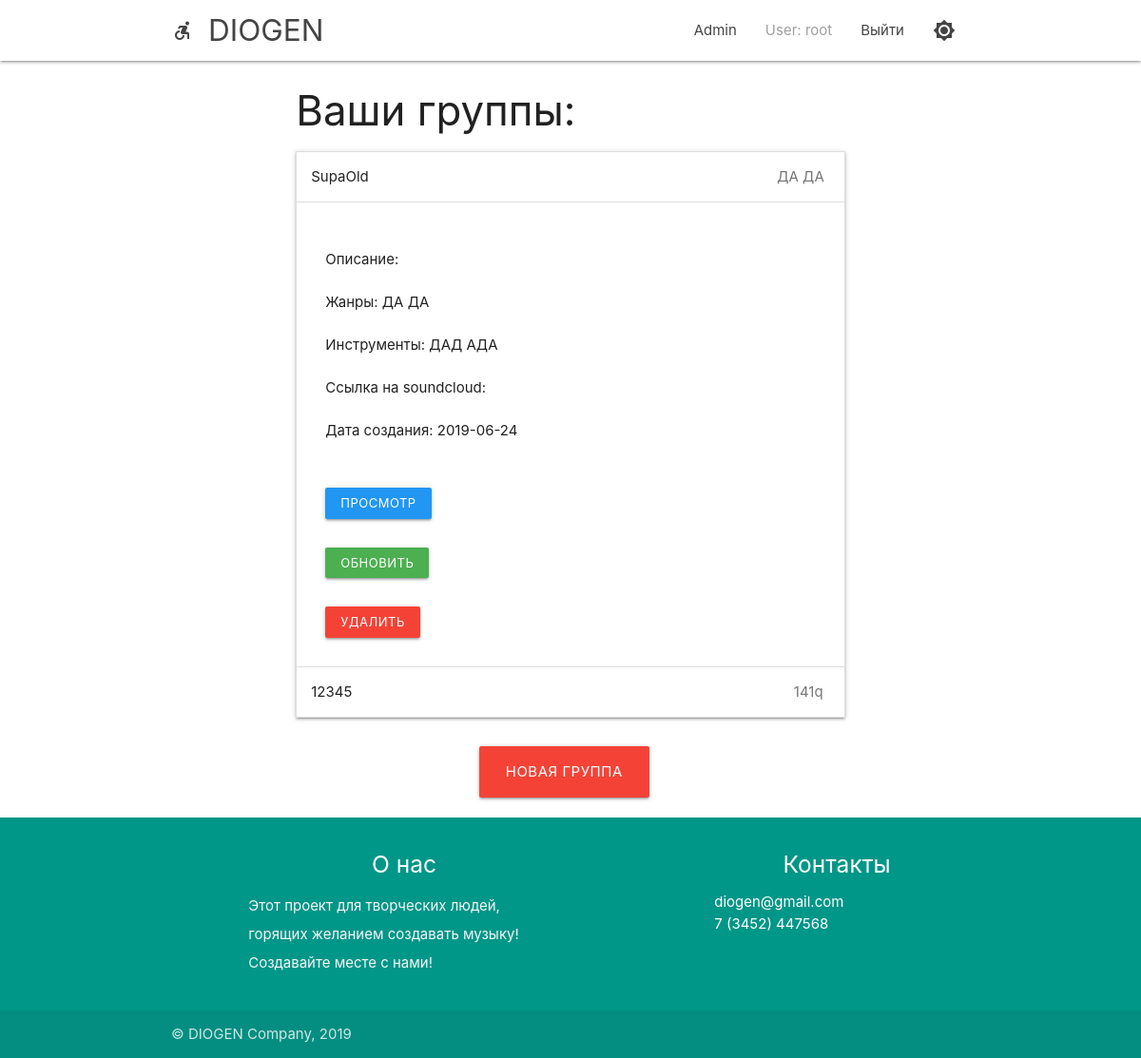
/mygroups/ (signed in), run on an earlier commit of the app's database.
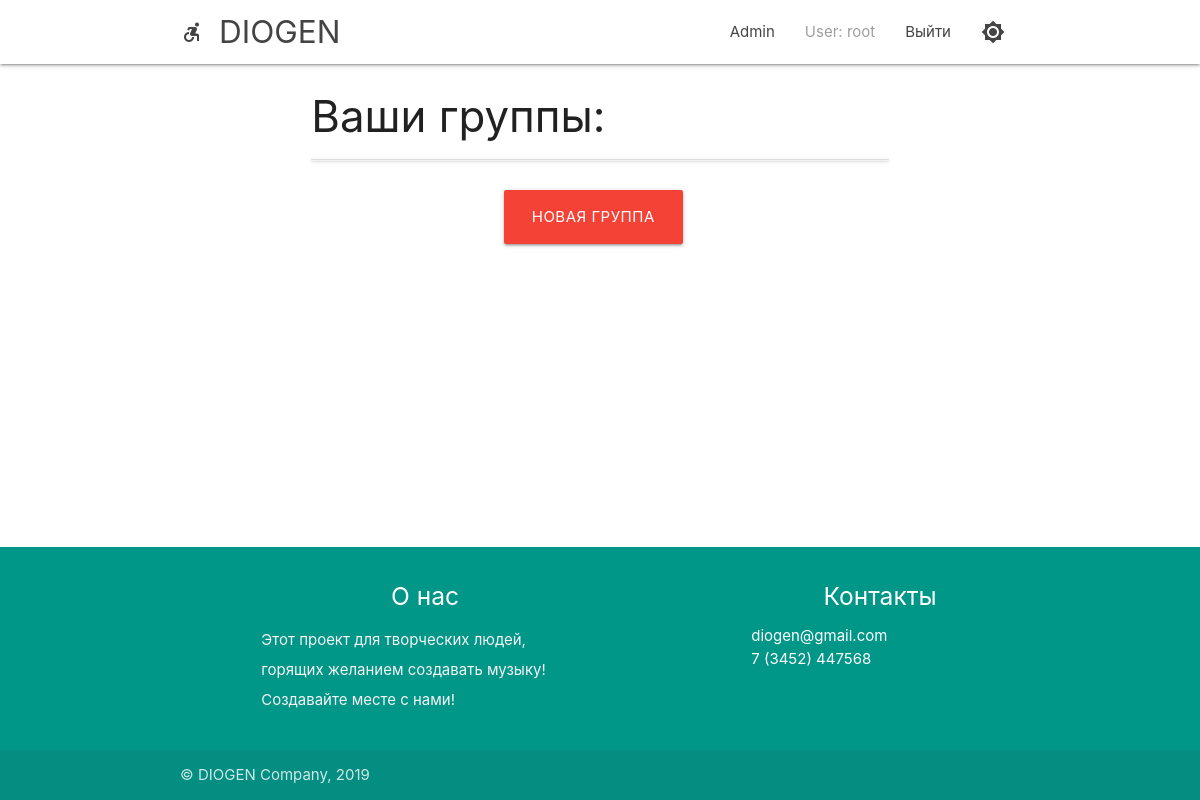
And on a later commit of the database.
### userApp/models.py (models this page shows, shortened)
class GroupProfile(models.Model):
    name = models.CharField(max_length=100,default='', blank=False)
    description=models.TextField(default='',blank=True)
    genres=models.CharField(max_length=100,default='', blank=True)
    instruments=models.CharField(max_length=200,default='', blank=True)
    soundcloud=models.CharField(max_length=100, default='', blank=True)
    create_date = models.CharField(max_length=100, default='', blank=True)
    image = models.FileField(upload_to = 'pic_folder/', default = 'pic_folder/None/no-img.jpg')

### userApp/views.py (the view)
# urls.py: path('mygroups/', views.GroupList.as_view(), name="mygroups"),
class GroupList(ListView):
    model = GroupProfile
    context_object_name = 'context'
    template_name = 'groups/groups_listview.html'
    def get_queryset(self):
        result = super(GroupList, self).get_queryset()
        acceptedGroup = [i.group.pk for i in AcceptedGroup.objects.filter(user=get_object_or_404(PersonProfile, user=self.request.user), accepted=True)]
        return result.filter(pk__in= acceptedGroup) #Я ебу как вывести только свои группы?

### userApp/templates/groups/groups_listview.html (shortened to what this page needs)
{% extends "mainPage/wrapper.html" %}
{% load static %}
{% block page %}
    <div class="row">
    <div class="col s3 m3 l3">
    </div>
    <div class="col s6 m6 l6">
            <h3>Ваши группы:</h3>
                <ul class="collapsible" style="margin-block-end: 0px; margin-block-start: 0px;">
                    {% for group in  context %}
                    <li class="active">
                        <div class="collapsible-header" tabindex="0"> {{group.name}} <span class="badge">{{group.genres}} </span></div>
                        <div class="collapsible-body" style="display: none;">
                        <p> Описание: {{group.description}}</p>
                        <p> Жанры: {{group.genres}}</p>
                        <p> Инструменты: {{group.instruments}}</p>
                        <p> Ссылка на soundcloud: {{group.soundcloud}}</p>
                        <p> Дата создания: {{group.create_date}}</p>
                        <form id="" action={% url 'GroupDetail' pk=group.pk %}>
                            <button type="submit", class='btn-small blue ' style="margin-top: 30px;">Просмотр</button>
                        <form id="" action={% url 'GroupUpdate' pk=group.pk %}>
                            <button type="submit", class='btn-small green ' style="margin-top: 30px;">Обновить</button>
                        <form id="" action={% url 'GroupDelete' group.pk %}   method="post" accept-charset="utf-8">
                            <button type="submit", class='btn-small red' style="margin-top: 30px;">Удалить</button>
                        </form>
                        </div>
                    </li>
                    {% endfor %}
                </ul>
            <div class="col s3 m3 l4"></div>
            <a href="/newgroup/" class='btn-large red' style="margin-top: 30px;">Новая группа</a>
    </div>
    <div class="col s3 m3 l3">
    </div>
    </div>
{% endblock %}

What changed in the data, as far as the page shows it:
no longer on this page (row edited): GroupProfile: name "SupaOld", genres "ДА ДА", instruments "ДАД АДА", create_date "2019-06-24"
removed GroupProfile: name "12345", genres "141q"
